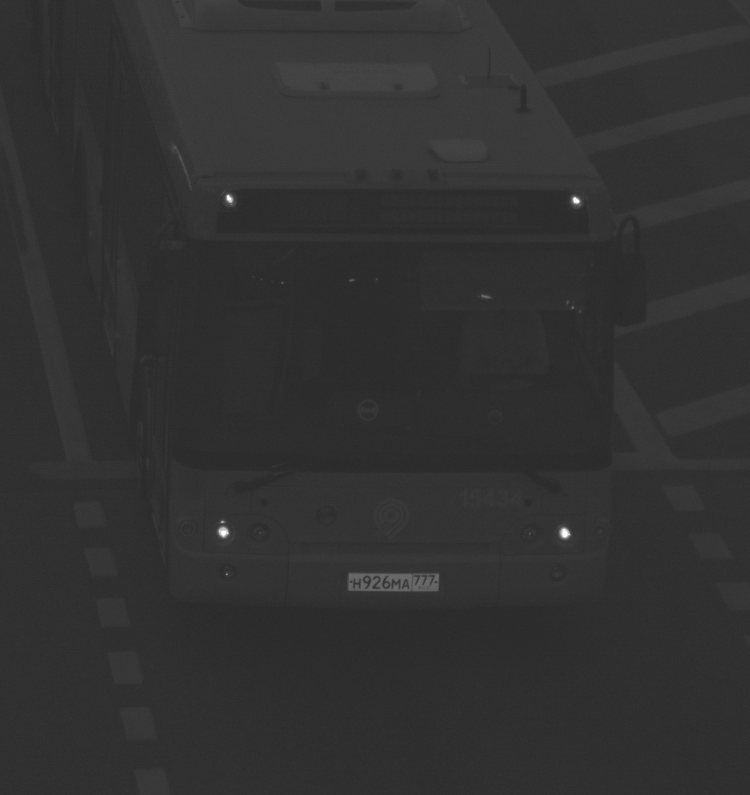
#> input picture 1/3/low-contrast.png, 750 x 795 px
$ python main.py
#> lines starting #> are read from the running program, lines starting #| are printed output that depends on the picture
import cv2
from matplotlib import pyplot as plt

gray_img = cv2.imread('low-contrast.png', cv2.IMREAD_GRAYSCALE)
#> gray_img is the input picture: shape (795, 750); min 40, max 255, mean 49.6
cv2.imshow('Bus', gray_img)
height, width = gray_img.shape
#> height = 795; width = 750

hist = cv2.calcHist([gray_img], [0], None, [256], [0, 256])
#> hist = 256 values, max 77220 at index 47, min 0 at index 0, mean 2329.1

# default max/min hist values
maxH = 255
minH = 0
min_pixel_count = 10
r = range(256)

# finding optimal max/min hist borders
for i in r:
    if hist[i] >= min_pixel_count:
        minH = i
        break

for i in reversed(r):
    if hist[i] >= min_pixel_count:
        maxH = i
        break

print(minH, maxH)

processed_img = gray_img

# adjusting image according to modified hist
for x in range(height):
    for y in range(width):
        if minH <= processed_img[x, y] <= maxH:
            processed_img[x, y] = 255 * (processed_img[x, y] - minH) / (maxH - minH)
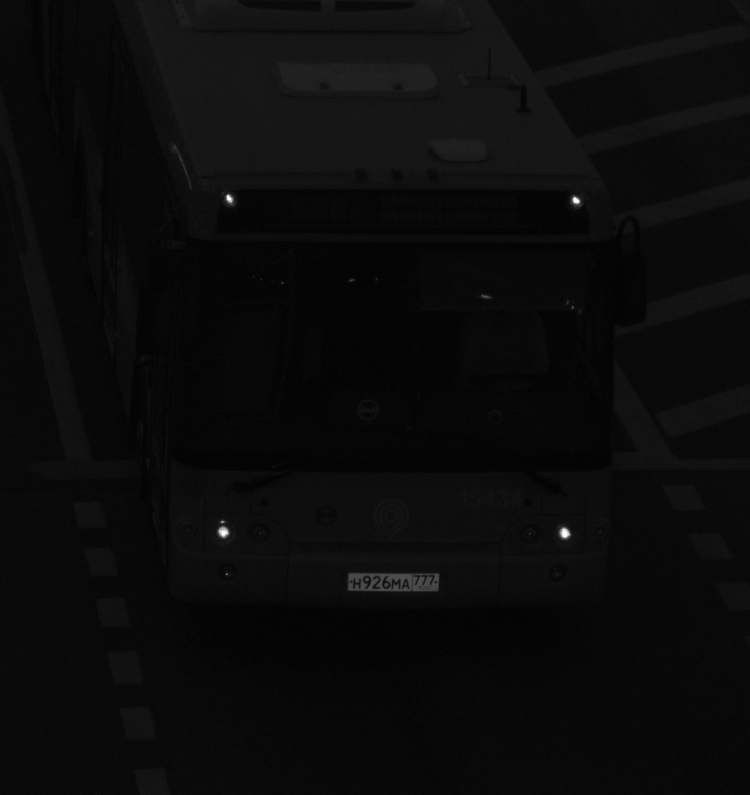
#> processed_img: shape (795, 750); min 0, max 255, mean 10.9

hist2 = cv2.calcHist([processed_img], [0], None, [256], [0, 256])
#> hist2 = 256 values, max 77220 at index 8, min 0 at index 6, mean 2329.1
cv2.imshow('Processed bus', processed_img)

plt.plot(hist)
plt.plot(hist2)
plt.title('Histograms')
plt.show()
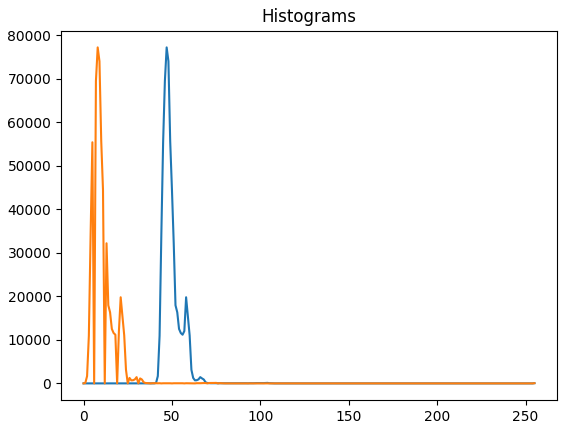
#> figure drawn by matplotlib, 1 panel; curve peaks at x = 47, y = 77220; curve peaks at x = 8, y = 77220
